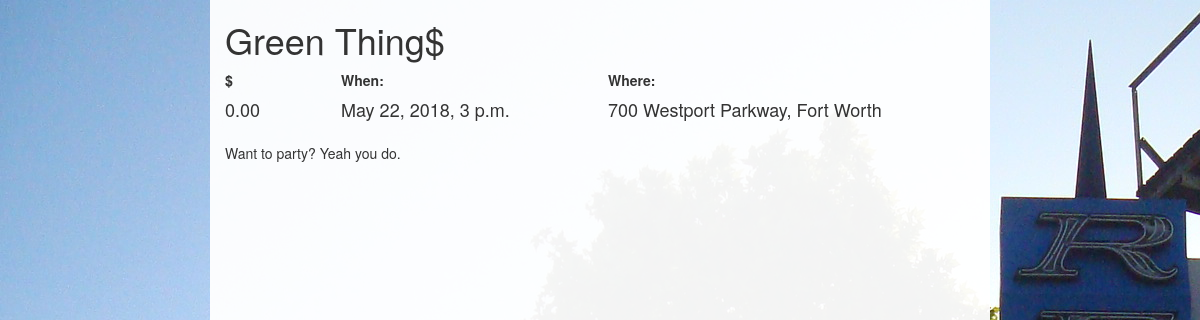
The app's page /events/green-thing/ with its own data.
### events/models.py (models this page shows, shortened)
class Event(models.Model):
    name = models.CharField(max_length=128, unique=True)
    created_at = models.DateTimeField(auto_now_add=True)
    slug = models.SlugField(blank=True, unique=True)
    approved = models.BooleanField(blank=True, default=False)
    approved_at = models.DateTimeField(blank=True, null=True, editable=False)
    image = models.ImageField(upload_to="flyers", blank=True)
    short_description = models.TextField(max_length=256, blank=True)
    description = models.TextField()
    address = models.CharField(max_length=64, blank=True)
    city = models.CharField(max_length=64, blank=True)
    start_date = models.DateTimeField()
    end_date = models.DateTimeField()
    price = models.DecimalField(max_digits=6, decimal_places=2, default=0.00)
    more_details_link = models.URLField(blank=True, null=True)

### events/views.py (the view)
# urls.py: url(r'^(?P<event_slug>[\w\-]+)/$', views.event_details, name='event_details'),
def event_details(request, event_slug):
    context_dict = {}
    try:
        event = Event.objects.get(slug=event_slug)
        context_dict['event'] = event
    except Event.DoesNotExist:
        context_dict['event'] = None
    return render(request, 'events/event-details.html', context_dict)

### templates/events/event-details.html (shortened to what this page needs)
<!DOCTYPE html>
<html>
<head>
    {% load staticfiles %}
    <link rel="stylesheet" type="text/css" href="{% static 'styles/styles.css' %}">
    <link rel="stylesheet" type="text/css" href="{% static 'styles/event-details.css' %}">
    <link href="//netdna.bootstrapcdn.com/bootstrap/3.1.0/css/bootstrap.min.css" rel="stylesheet" id="bootstrap-css">
</head>
<body>
    <div class="container">
        <div class="row">
            <div class="article event-details [ col-xs-12 col-sm-offset-2 col-sm-8 ]">
                <article>
                    {% if event %}
                        <h1>{{event.name}}</h1>
                        <section class="details">
                            <table>
                                <tr>
                                    <td class="price">
                                        <strong>$</strong><h4>{{event.price}}</h4>
                                    </td>
                                    <td class="date">
                                        <strong>When: </strong><h4>
                                            {{event.start_date}}
                                        </h4>
                                    </td>
                                    <td class="address">
                                        <strong>Where: </strong><h4>{{event.address}}, {{event.city}}</h4>
                                    </td>
                                </tr>
                            </table>
                        </section>
                        <section class="description">
                            {{event.description|safe}}
                        </section>
                    {% else %}
                        <h1>NO MATCHING EVENT</h1>
                    {% endif %}
                </article>
            </div>
        </div>
    </div>
</body>
</html>

### static/styles/styles.css (style rules this page uses)
body { background-image: url('/static/images/bg1.jpg'); }
.article { background-color: rgba(255, 255, 255, 0.95); min-height: 100vh; }
.article article { min-height: 100vh; }

### static/styles/event-details.css (style rules this page uses)
.article.event-details section.details table { width: 100%; }
.article.event-details section.details table td { padding-right: 5em; }
.article.event-details section.details table td strong, .article.event-details section.details table td h4 { display: inline-block; }
.article.event-details section.details table td strong { margin-right: 0.333em; }
.article.event-details section.description { min-height: 25vh; margin-top: 1em; }

### records on screen
Event: name "Green Thing$", price "0.00", start_date "May 22, 2018, 3 p.m.", address "700 Westport Parkway", city "Fort Worth", description "Want to party? Yeah you do."
